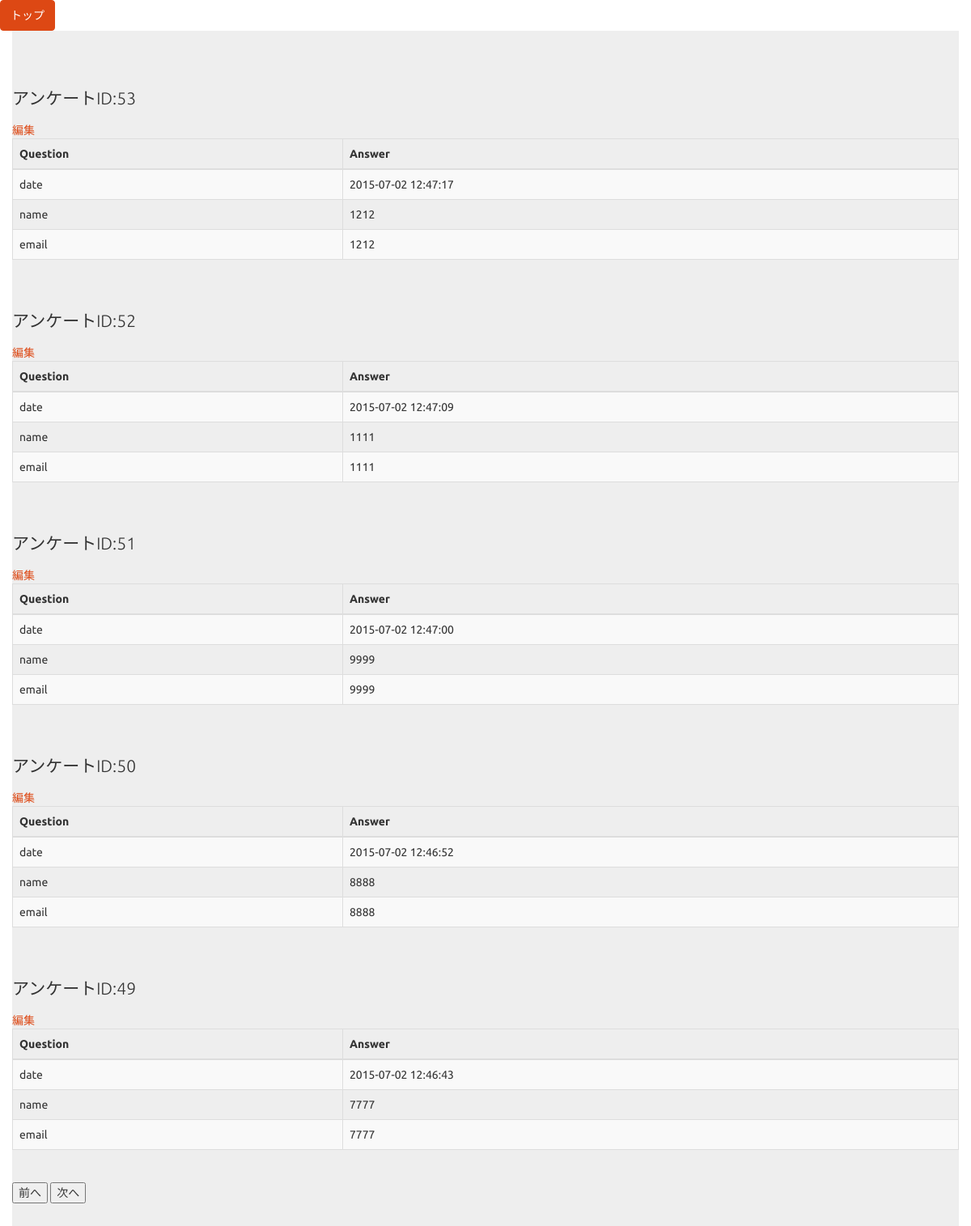
The page /select.php on the database its author committed.
### tables this page shows
CREATE TABLE IF NOT EXISTS `gs_an_table` (
  `id` int(12) NOT NULL,
  `name` varchar(64) NOT NULL,
  `email` varchar(128) NOT NULL,
  `age` varchar(10) NOT NULL,
  `naiyou` text NOT NULL,
  `indate` datetime NOT NULL
);

### select.php (the view, shortened to what this page needs)
<?php
$pdo = new PDO('mysql:dbname=gs_db;host=localhost', 'root', '');
$stmt = $pdo->prepare("SELECT * FROM gs_an_table ORDER BY id DESC LIMIT 5");
$flag = $stmt->execute();
$view="";
if($flag==false){
  $view = "SQLエラー";
}else{
  while( $result = $stmt->fetch(PDO::FETCH_ASSOC)){
    $view .= '<div class="container" style="padding:20px 0">
        <p>アンケートID:'.$result['id'].'</p><a href="">編集</a>
       <table class="table table-striped table-bordered table-hover">
            <thead>
                <tr><th>Question</th><th>Answer</th></tr>
            </thead>
            <tbody><tr><td>date</td><td> ' . $result['indate'] . '</td></tr>' .'
        <tr><td>name</td><td> ' . $result['name'] . '</td></tr>' .
        '<tr><td>email</td><td> ' . $result['email'] . '</td></tr>' .
        '</tbody></table></div>';
    }
  }
?>
<!DOCTYPE html>
<html lang="ja">
<head>
<link rel="stylesheet" href="css/range.css">
<link href="css/bootstrap.min.css" rel="stylesheet">
</head>
<body id="main">
    <button class="btn btn-primary"><a href="index.php" style="color:white">トップ</a></button>
    <div class="container jumbotron">
    <?=$view?>
    <form method="POST" action="">
    <input type="submit" value="前へ" name="sub1">
    <input type="submit" value="次へ" name="sub1">
    </form>
   </div>
</body>
</html>

### rows shown on the page
gs_an_table: id "53", indate "2015-07-02 12:47:17", name "1212", email "1212"
gs_an_table: id "52", indate "2015-07-02 12:47:09", name "1111", email "1111"
gs_an_table: id "51", indate "2015-07-02 12:47:00", name "9999", email "9999"
gs_an_table: id "50", indate "2015-07-02 12:46:52", name "8888", email "8888"
gs_an_table: id "49", indate "2015-07-02 12:46:43", name "7777", email "7777"
